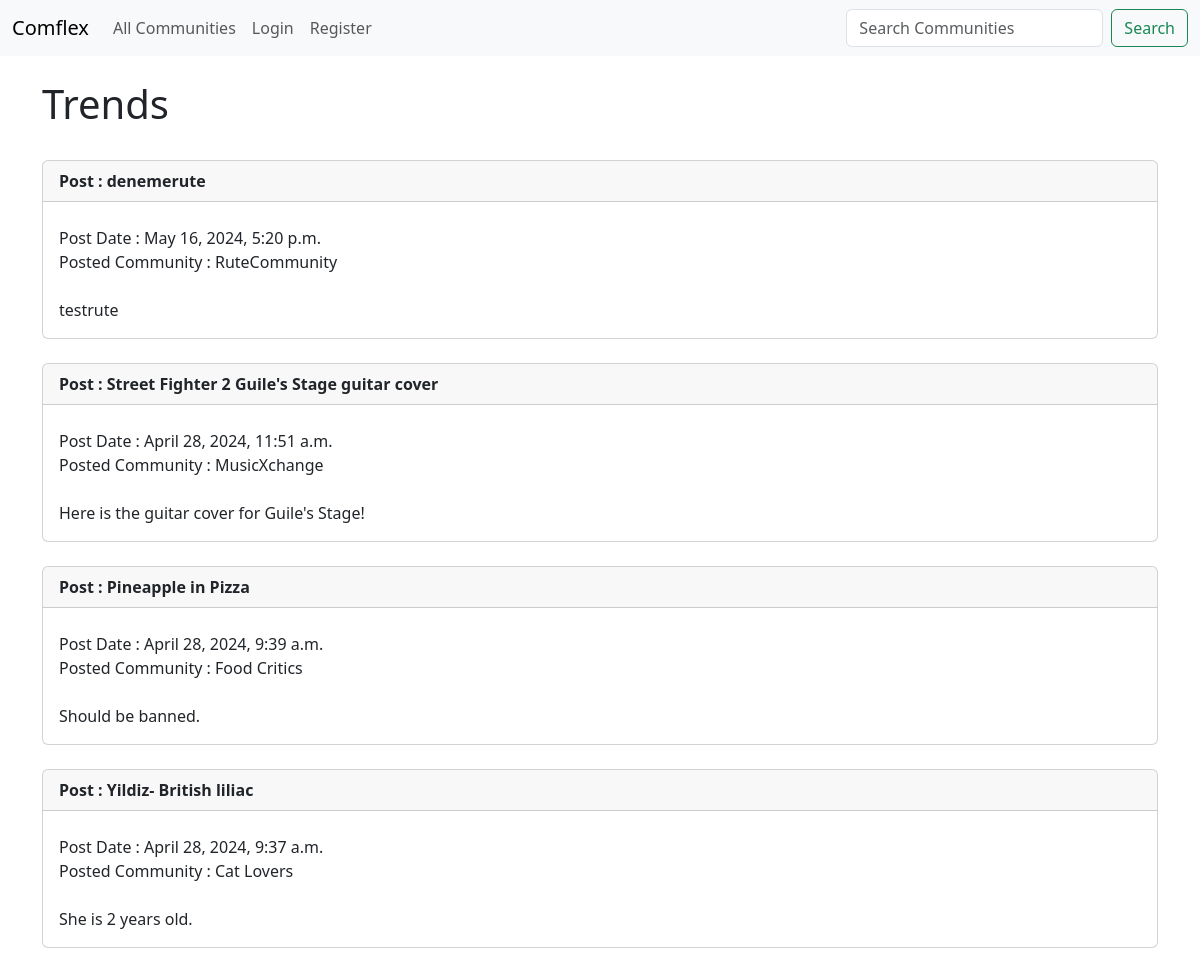
Page /home (upper part) on the earlier database version.
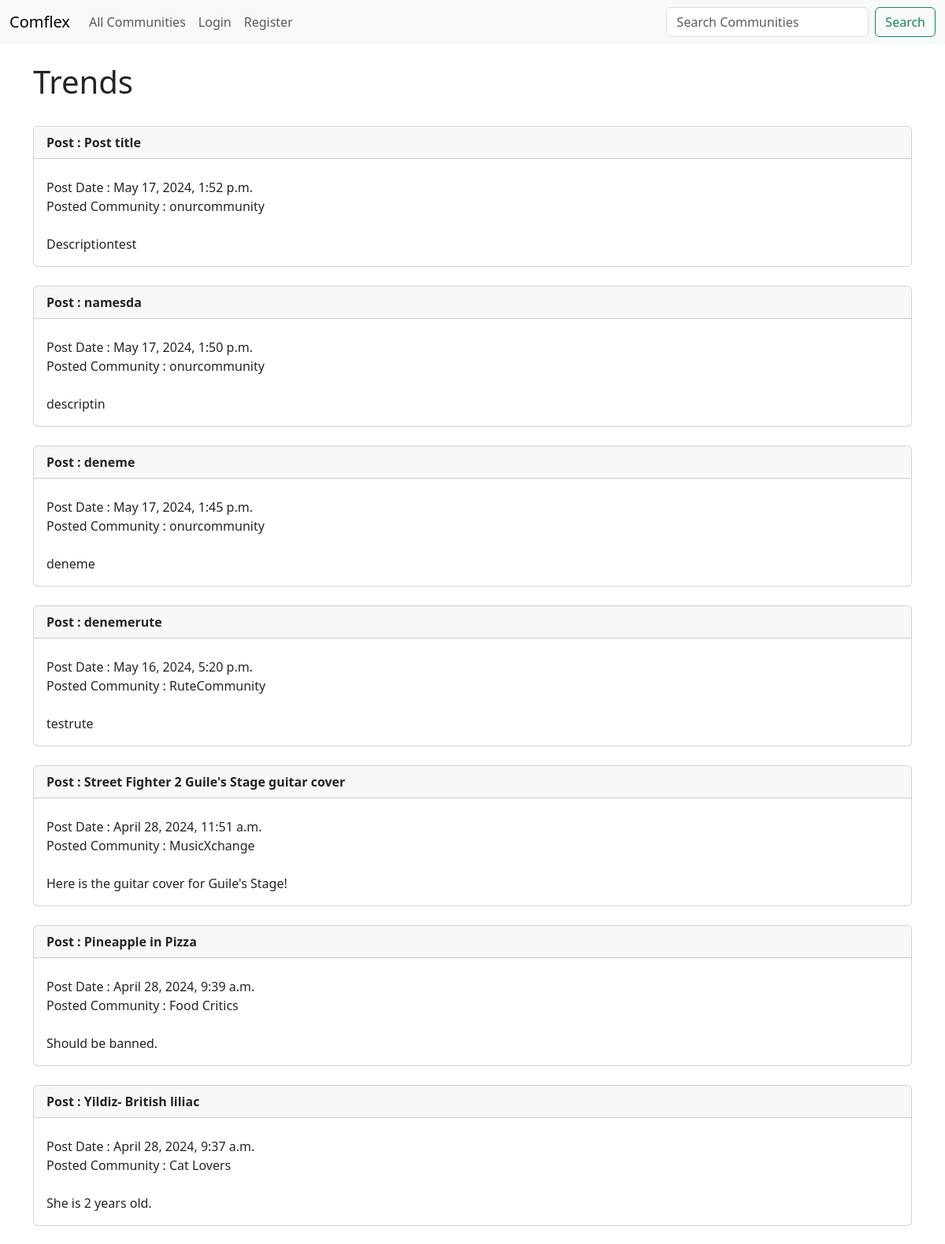
Same page on the later database version.
### post_app/models.py (models this page shows, shortened)
class Posting(models.Model):
    name = models.CharField('Post Name', max_length=120)
    posting_date = models.DateTimeField(auto_now_add=True)
    community = models.ForeignKey(Community, blank=False, null=False, on_delete=models.CASCADE)
    description = models.TextField(blank=True)
    posted_by = models.ForeignKey(User, blank=False, null=True, on_delete=models.SET_NULL)
    custom_fields = models.TextField(blank=True, default='{}')  # Use TextField for custom fields
    post_type = models.ForeignKey(PostType, related_name='postings', on_delete=models.CASCADE, null=True)  # Allow null for now to handle migration
    def __str__(self):
        return self.name

class Community(models.Model):
    name = models.CharField('Community Name', max_length=120)
    is_public = models.BooleanField(default=True, help_text="Check if the community is public!")
    creation_date = models.DateTimeField(auto_now_add=True)
    description = models.TextField(blank=True)
    owner_id = models.IntegerField('Community Owner', blank=False, default=1)
    owner_username = models.ForeignKey(User, blank=False, null=True, on_delete=models.SET_NULL)
    members = models.ManyToManyField(User, related_name='communities', blank=True)
    def __str__(self):
        return self.name

### post_app/views.py (the view)
# urls.py: path('home', views.all_postings, name="home"),
def all_postings(request):
    posting_list = Posting.objects.all().order_by('-posting_date')
    return render(request, 'posts/home.html', {'posting_list': posting_list})

### post_app/templates/posts/home.html (shortened to what this page needs)
{% extends 'posts/base.html' %}
{% block content%}
    {%if user.is_authenticated %}
					<h1> My Feed  </h1>
					</br>
					{% for posting in posting_list %}
				<div class="card">
				  <div class="card-header">
				    <strong>Post : {{ posting }}</strong>
				  </div>
				  <div class="card-body">
				    <h5 class="card-title"></h5>
							Posted by : {{ posting.posted_by}}<br/>
							Post Date : {{ posting.posting_date|date:"d.m.Y H:i" }} <br/>
							Posted Community : {{ posting.community }}<br/>
							<!--{% if posting.community.is_public %}
								Type : Public
							{% else %}
								Type : Private
							{% endif %}
							Public : {{ posting.community.is_public }}-->
							<br/>{{ posting.description }}<br/>
				  </div>
				</div>
					</br>
					{%endfor%}
	{% else %}
					<h1> Trends  </h1>
					{% for posting in posting_list %}
				<div class="card">
				  <div class="card-header">
				    <strong>Post : {{ posting }}</strong>
				  </div>
				  <div class="card-body">
							Post Date : {{ posting.posting_date }}<br/>
							Posted Community : {{ posting.community }}<br/>
							<br/>{{ posting.description }}<br/>
				  </div>
				</div>
					{%endfor%}
	{% endif %}
{% endblock%}

### post_app/templates/posts/base.html (shortened to what this page needs)
<!doctype html>
<html lang="en">
  <head>
    <link href="https://cdn.jsdelivr.net/npm/bootstrap@5.3.3/dist/css/bootstrap.min.css" rel="stylesheet">
  </head>
  <body>
  	{% include 'posts/navbar.html' %}
  	<br/>
    <div class="container">
	{% block content%}
	{% endblock%}
    </div>
  </body>
</html>

### post_app/templates/posts/navbar.html (shortened to what this page needs)
<nav class="navbar navbar-expand-lg bg-body-tertiary">
  <div class="container-fluid">
    <a class="navbar-brand" href="{% url 'home' %}">Comflex</a>
    <div class="collapse navbar-collapse" id="navbarSupportedContent">
      <ul class="navbar-nav me-auto mb-2 mb-lg-0">
        <li class="nav-item">
          <a class="nav-link" href="{% url 'list-communities' %}">All Communities</a>
        </li>
        {%if user.is_authenticated %}
        <li class="nav-item dropdown">
          <a class="nav-link dropdown-toggle" href="#" role="button" data-bs-toggle="dropdown" aria-expanded="false">
            Profile
          </a>
          <ul class="dropdown-menu">
            <li><a class="dropdown-item" href="{% url 'my-posts' %}">My Posts</a></li>
            <li><a class="dropdown-item" href="{% url 'my-communities' %}">My Communities</a></li>
            <li><a class="dropdown-item" href="{% url 'my-profile' %}">User Info</a></li>
            <li><hr class="dropdown-divider"></li>
            <li><a class="dropdown-item" href="{% url 'logout-user' %}">Logout</a></li>
          </ul>
        </li>
        {% else %}
        <li class="nav-item">
          <a class="nav-link" href="{% url 'login-user' %}">Login</a>
        </li>
        <li class="nav-item">
          <a class="nav-link" href="{% url 'register-user' %}">Register</a>
        </li>
        {% endif %}
      </ul>
      <form class="d-flex" method="POST" action="{% url 'search-communities' %}">
        <input class="form-control me-2" type="search" placeholder="Search Communities" aria-label="Search" name="searched">
        <button class="btn btn-outline-success" type="submit">Search</button>
      </form>
    </div>
  </div>
</nav>

Differences in the rows shown:
added Posting: name "Post title", posting_date "May 17, 2024, 1:52 p.m.", community "onurcommunity", description "Descriptiontest"
added Posting: name "namesda", posting_date "May 17, 2024, 1:50 p.m.", community "onurcommunity", description "descriptin"
added Posting: name "deneme", posting_date "May 17, 2024, 1:45 p.m.", community "onurcommunity", description "deneme"
